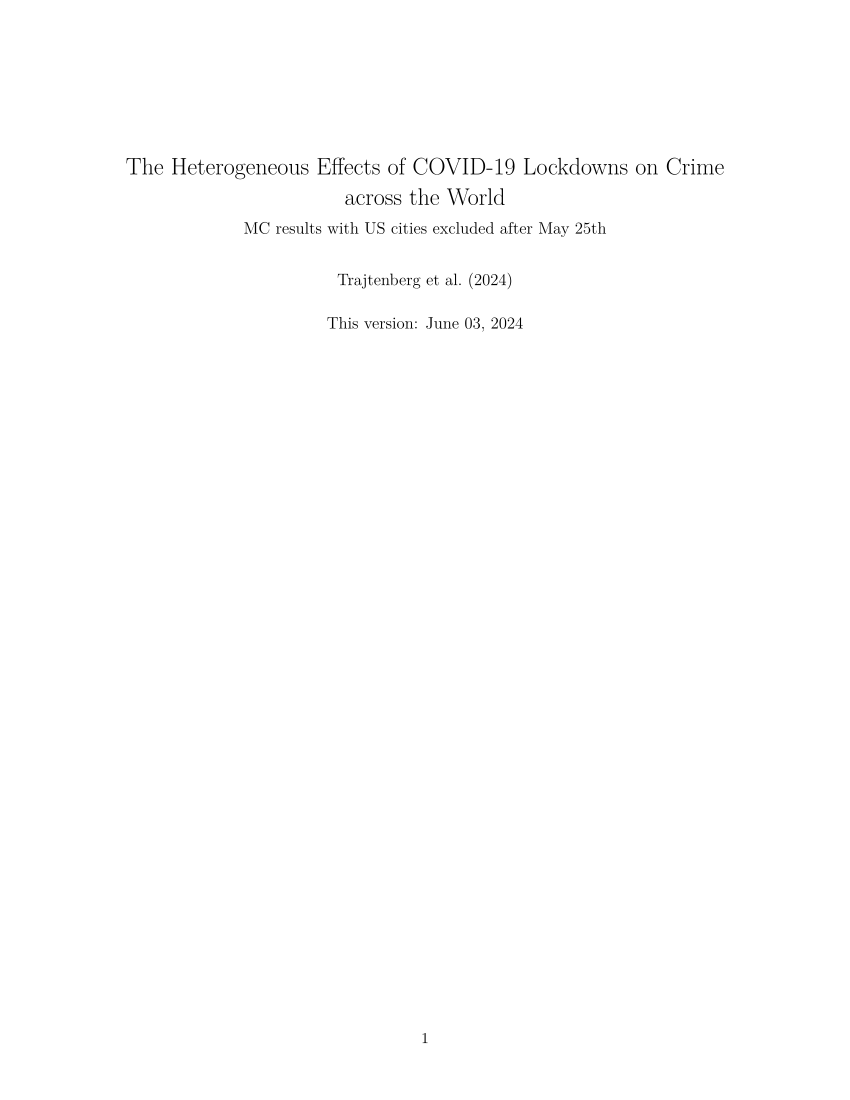

The script that drew this image:
#' ---
#' title: "The Heterogeneous Effects of COVID-19 Lockdowns on Crime across the World"
#' subtitle: "MC results with US cities excluded after May 25th"
#' author: 
#'   - Trajtenberg et al. (2024)
#' 
#' date: "`r format(Sys.time(), 'This version: %B %d, %Y')`"
#' output:
#'   pdf_document:
#'     latex_engine: xelatex
#'     keep_tex: false
#' fontsize: 11pt
#' geometry: margin = 2.5cm
#' 
#' ---

#+ echo=FALSE
# rmarkdown::render("covid_global_v1.R")


#+ echo=FALSE
# preliminaries

# clear workspace
rm(list = ls(all.names = TRUE))

# set file path
filepath <- '/Users/sfossati/Dropbox/Research/COVID Global/02_Analysis/REPLICATION FILES'
setwd(filepath)

# packages
library(pacman)
p_load(
  tidyverse, lubridate, cowplot, ggforce, RColorBrewer, kableExtra,
  fixest, modelsummary, panelView, fect, tsibble, fable
)

# load functions
source("covid_global_functions_v1.r")

# no scientific numbers
options(scipen=999, digits=3)

# plot theme
theme_set(theme_light())
theme_update(
  plot.background = element_rect(fill = "transparent", color = NA),
  legend.background = element_rect(fill = "transparent", color = NA)
)

# grey, blue, orange, green, yellow
my_colors <- c("#606060", "#3C78B0", "#D55E00", "#64B4C2", "#E69F00")

# settings
set.seed(1234)


#+ echo=FALSE, cache=TRUE, include = FALSE, message = FALSE
# load data
# crime data
crime_data <-read_csv("data/new_database.csv", col_names=TRUE)

# fix Boston NAs coded as 0s
crime_data_1 <- crime_data %>% 
  filter(
    City == "Boston", 
    Date > "2019-09-28" & Date < "2020-01-01"
  ) %>%
  mutate(
    Assault = NA, 
    Burglary = NA, 
    Robbery = NA, 
    Theft = NA, 
    AutoTheft = NA, 
    Homicide = NA, 
    DomViolence = NA, 
    Rape = NA
  )
# join and rename
crime_data_2 <- 
  rbind(
    crime_data_1, 
    anti_join(
      crime_data, 
      crime_data_1, 
      by = c("City", "Date")
    )
  ) %>% 
  rename(Vehicle = AutoTheft) %>% 
  arrange(City, Date)

# get cities, countries, fix Guatemala name
cities <- crime_data_2 %>% 
  filter(Date == "2018-01-01") %>% 
  mutate(
    country_code = ifelse(Country == "Guatemala", "GTM", as.character(Country))
  ) %>% 
  select(city = City, country_code)

# number of cities
n_cities <- nrow(cities)


####################
# load other data

# Oxford stringency data
stringency_data <-read_csv("data/OxCGRT_latest.csv", col_names=TRUE)

# Google mobility data
mobility_data <-read_csv("data/Global_Mobility_Report.csv", col_names=TRUE)

# covariates
temperature <-read_csv("data/temperature.csv", col_names=TRUE)
rainfall <-read_csv("data/rainfall.csv", col_names=TRUE)


####################
# stay-at-home indexes
stay_at_home_w <- get_stay_at_home_indexes(stringency_data, cities, weekly=T)
stay_at_home_m <- get_stay_at_home_indexes(stringency_data, cities, weekly=F)


####################
# mobility indexes
mobility_data_w <- get_mobility_indexes(mobility_data, cities, stay_at_home_w)


####################
# mobility regressions
# residential
fit1.1 <- feols(
  value ~ treat_0 + treat_2 | city, 
  data = filter(mobility_data_w, index == "residential")
)
# retail
fit1.2 <- feols(
  value ~ treat_0 + treat_2 | city, 
  data = filter(mobility_data_w, index == "retail")
)
# transit
fit1.3 <- feols(
  value ~ treat_0 + treat_2 | city, 
  data = filter(mobility_data_w, index == "transit")
)
# workplace
fit1.4 <- feols(
  value ~ treat_0 + treat_2 | city, 
  data = filter(mobility_data_w, index == "workplace")
)


####################
# set data frequency
# TRUE for weekly, FALSE for monthly
# weekly = TRUE
weekly = FALSE
# data and periods for plots
if (weekly == T) {
  stay_at_home <- stay_at_home_w
  tmp_index <- c(-39,10)
} else {
  stay_at_home <- stay_at_home_m
  tmp_index <- c(-11,4)
}


####################
# get crime data
crimes_all <- c("Assault","Burglary","Robbery","Theft","Vehicle","Homicide")
# 
data_all <- 
  map(
    crimes_all, 
    ~ get_crime_indexes(
      as.data.frame(crime_data_2), 
      .x, 
      stay_at_home, 
      weekly, 
      temperature, 
      rainfall
    )
  )
# list names
names(data_all) <- crimes_all

# remove cities/crime with few reports
# remove US cities after May 25, 2020

# series not available or removed due to very small number of crimes
to_be_removed <- list(
  # removed: Boston, Buenos Aires, Cali, Ljubljana, Muzaffarpur, Santiago, Vancouver
  Assault <- c(5,7,8,18,27,36,44),
  
  # removed: Buenos Aires, Cali, Fortaleza, Guatemala City, Guayaquil, 
  # removed: Hannover, Helsinki, Lima, Montevideo, Rio de Janeiro, 
  # removed: San Salvador, Sao Paulo, Seoul, Tallinn
  Burglary <- c(7,8,11,12,13,14,15,17,26,31,35,37,39,41),
  
  # removed: Cali, Hannover, Vancouver
  Robbery <- c(8,14,44),
  
  # removed: Cali, Hannover, Lima, Zurich
  Theft <- c(8,14,17,45),
  
  # removed: Buenos Aires, Cali, Fortaleza, Guayaquil, Hannover, Kansas City,  
  # removed: Lima, Montevideo, Muzaffarpur, Seoul, Tallinn, Zurich
  Vehicle <- c(7,8,11,13,14,16,17,26,27,39,41,45),
  
  # removed: Auckland, Austin, Barcelona, Brisbane, Dallas, Hannover,
  # removed: Helsinki, Kansas City, Lima, Ljubljana, Malmo, Sacramento,
  # removed: Saint Louis, San Francisco, Seattle, Stockholm, Tallinn, 
  # removed: Tel Aviv, Vancouver, Zurich
  Homicide <- c(2,3,4,6,10,14,15,16,17,18,22,32,33,34,38,40,41,42,44,45)
  
)
names(to_be_removed)<- crimes_all


####################
# remove cities/crime with few reports
data_all_with_us <- 
  data_all %>% 
  map2(to_be_removed, ~ filter(.x, city_id %in% .y)) %>%
  map(~ mutate(.x, y = NA, y_indx = NA)) %>%
  map2(
    data_all, 
    ~ rbind(.x, anti_join(.y, .x, by = c("city_id", "date")))
  ) %>%
  map(~ mutate(.x, treat_2_plot = ifelse(is.na(y), NA, treat_2))) %>% 
  map(~ arrange(.x, city_id, date))


####################
# remove US cities after May 25, 2020
data_all_without_us <- 
  data_all_with_us %>% 
  map(~ filter(.x, country == "USA", date >= as.Date("2020-05-01"))) %>%
  map(~ mutate(.x, y = NA, y_indx = NA)) %>%
  map2(
    data_all_with_us, 
    ~ rbind(.x, anti_join(.y, .x, by = c("city_id", "date")))
  ) %>%
  map(~ mutate(.x, treat_2_plot = ifelse(is.na(y), NA, treat_2))) %>% 
  map(~ arrange(.x, city_id, date))

# data for models below
data_for_models <- data_all_without_us


####################
# event studies
tmp_dates <- filter(stay_at_home, city == "Amsterdam")[,"date"]

# post dummy
fit_event_1 <- map(data_for_models, ~ event_est_1(.x))

# table 
models.2 <- 
  list(
    "Assault"   = fit_event_1$Assault, 
    "Burglary"  = fit_event_1$Burglary, 
    "Robbery"   = fit_event_1$Robbery, 
    "Theft"     = fit_event_1$Theft, 
    "Vehicle"   = fit_event_1$Vehicle, 
    "Homicide"  = fit_event_1$Homicide
  )

# 
cm <- c('treat_0' = 'Treatment 1', 'temp' = 'Temperature', 'rain' = 'Rain')
gm <- 'BIC|AIC|R2 Within|R2 Pseudo|Log.Lik.|FE:city'
# 
table_post_1 <- 
  modelsummary(
    models.2,
    statistic = c("{std.error}", "{conf.low}", "{conf.high}", "{p.value}"),
    coef_map = cm,
    gof_omit = gm,
    fmt = '%.2f', 
    booktabs = TRUE, 
    title = 'Estimated effects March/2020 - December/2020.'
  )

# 2020 monthly dummies
fit_event_2 <- map(data_for_models, ~ event_est_2(.x))

# clean event study estimates
event_est <- fit_event_2 %>% 
  map(~ clean_event_est(.x, tmp_dates)) %>% 
  map2(names(.), ~ add_column(.x, crime = rep(.y, nrow(.x)))) %>% 
  bind_rows() %>%
  as_tibble()


####################
# estimate ATT (MC)
fit_mc <- 
  map(
    data_for_models, 
    ~ fit_model_mc(.x, y_indx ~ D + temp + rain)
  )

# nice summary table
table_fit_mc <- get_estimates_table(fit_mc, placebo=FALSE)

# std errors of monthly estimates
j_estimates_mc <- data_for_models %>% 
  map(~ leave_one_out_est(.x, n_cities, "mc"))

# clean monthly estimates
monthly_estimates_mc <- j_estimates_mc %>% 
  map(~ clean_monthly_estimates(.x)) %>% 
  map2(names(.), ~ add_column(.x, crime = rep(.y, nrow(.x)))) %>% 
  bind_rows() %>%
  as_tibble()

# clean relative estimates
rel_effect_mc <- clean_relative_estimates(fit_mc, tmp_index)


####################
# estimate placebo effect: 4 periods
placebo_mc_4 <- 
  pmap(
    list(data_for_models, fit_mc),
    ~ fit_model_mc_p(.x, y_indx ~ D + temp + rain, .y$lambda.cv, c(-3,0))
  )

# nice summary table
table_placebo_mc_4 <- get_estimates_table(placebo_mc_4, placebo=TRUE)

# clean results for plots
effect_placebo_mc_4 <- clean_relative_estimates(placebo_mc_4, tmp_index)



#' \newpage
#' # Main results
#' ## Crime and stay-at-home indexes

#+ r time_series_plot_index, echo = FALSE, warning = FALSE, message = FALSE, fig.height = 4.8, fig.cap = "Crime indexes (monthly). "
# time series plots, indexes
# long data set
data_all_3 <- data_for_models %>% 
  map2(names(.), ~ add_column(.x, crime = rep(.y, nrow(.x)))) %>% 
  bind_rows() 
#
time_series_plot_index_2 <- time_series_plot_2(data_all_3)
time_series_plot_index_2

#' \clearpage
#' \newpage

#+ r plot_stay_at_home_index, echo = FALSE, warning = FALSE, message = FALSE, fig.height = 6.8, fig.cap = "Stay-at-home index (weekly). "
# plot stay_at_home_index
plot_stay_at_home_index <- 
  ggplot(
    stay_at_home_w, 
    aes(x = date, y = city, fill = as.factor(value))
  ) +
  geom_tile(color = "grey40", alpha = .95) +
  scale_fill_manual(
    values = c("grey60","#fecc5c","#fd8d3c","#fc4e2a"), 
    na.value = "grey90"
  ) +
  coord_fixed() +
  scale_y_discrete(name = "", limits = rev) + 
  scale_x_date(name = "", date_breaks = "1 year", date_labels = "%Y") +
  coord_cartesian(expand = FALSE) +
  theme_light(base_size = 10) +
  theme(
    legend.position = "bottom", 
    legend.title = element_blank(),
    panel.background = element_blank()
  ) 
plot_stay_at_home_index


#' \clearpage
#' \newpage
#' ## Impact of COVID-19 on crime

#+ r table_post_1, echo = FALSE, warning = FALSE, message = FALSE
# table 1
table_post_1

#' \clearpage
#' \newpage

#+ r event_plot, echo = FALSE, warning = FALSE, message = FALSE, fig.height = 4.8, fig.cap = "Average post effects, by month.  "
# plot
event_plot <- event_est_plot(event_est)
event_plot


#' \clearpage
#' \newpage
#' ## Impact of strict lockdowns on crime

#+ r plot_treat_2, echo = FALSE, warning = FALSE, message = FALSE, fig.height = 6.8, fig.cap = "Stay-at-home index (weekly): require not leaving house with exceptions for daily exercise, grocery shopping, and 'essential' trips. "
# plot treat_2
plot_treat_2 <- panel_plot(stay_at_home_w)
plot_treat_2


#' \clearpage
#' \newpage
#' ### MC results

#+ r monthly_estimates_plot_mc, echo = FALSE, warning = FALSE, message = FALSE, fig.height = 5.4, fig.cap = "Average post effects for each group of cities, by month.  "
# plot effects
monthly_estimates_plot_mc <- monthly_est_plot(monthly_estimates_mc)
monthly_estimates_plot_mc

#' \clearpage
#' \newpage

#+ r monthly_treatment_plot_mc, echo = FALSE, warning = FALSE, message = FALSE, fig.height = 4.8, fig.cap = "Average treatment effects, by month.  "
# plot treatment effects
monthly_treatment_plot_mc <- monthly_trt_plot(monthly_estimates_mc)
monthly_treatment_plot_mc

#' \clearpage
#' \newpage

#+ r rel_effect_plot_mc, echo = FALSE, warning = FALSE, message = FALSE, fig.height = 4.8, fig.cap = "Average treatment effects relative to beginning of lockdown.  "
# plot results
rel_effect_plot_mc <- relative_effect_plot(rel_effect_mc, tmp_index, weekly)
rel_effect_plot_mc

#' \clearpage
#' \newpage

#+ r table_2_mc, echo = FALSE, warning = FALSE, message = FALSE
# ATT effect
table_2_mc <- kbl(table_fit_mc, booktabs=TRUE, digits=2) 
table_2_mc


#' \clearpage
#' \newpage
#' ### MC placebo tests

#+ r table_3_mc, echo = FALSE, warning = FALSE, message = FALSE
# placebo test
table_3_mc <- kbl(table_placebo_mc_4, booktabs=TRUE, digits=2) 
table_3_mc

#' \clearpage
#' \newpage

#+ r placebo_plot_mc, echo = FALSE, warning = FALSE, message = FALSE, fig.height = 4.8, fig.cap = "Placebo plot.  "
# plot placebo tests
placebo_mc_4_plot <- 
  placebo_plot(
    effect_placebo_mc_4,
    tmp_index,
    plac = 4,
    weekly
  )
# plot
placebo_mc_4_plot


#' \clearpage
#' \newpage

#' # Additional results
#' ## Mobility indexes

#+ r plot_mobility_1, echo = FALSE, warning = FALSE, message = FALSE, fig.height = 4.8, fig.cap = "Google mobility indexes (weekly). "
plot_mobility_1 <- 
  ggplot(
    mobility_data_w, 
    aes(x = date, y = value, color = city)
  ) + 
  scale_color_grey(start = 0.4, end = 0.6) +
  geom_line(size = .5) + 
  scale_y_continuous(
    name = "% change",
    breaks = c(50,0,-50,-100)
  ) + 
  expand_limits(y = 50) + 
  scale_x_date(
    name = "year 2020", 
    limits = as.Date(c("2020-01-01","2020-12-31")),
    date_breaks = "3 month",
    date_labels = "%b"
  ) +
  theme(legend.position = "none") +
  facet_wrap( ~ index)
# plot
plot_mobility_1

#' \clearpage
#' \newpage

#+ r, echo = FALSE, warning = FALSE, message = FALSE
# mobility regressions table 
models.1 <- 
  list(
    "Residential" = fit1.1, 
    "Retail" = fit1.2, 
    "Transit" = fit1.3, 
    "Workplace" = fit1.4
  )
# 
cm <- c('treat_0' = 'Treatment 1', 'treat_2' = 'Treatment 2')
gm <- 'BIC|AIC|R2 Within|R2 Pseudo|Log.Lik.|FE:city'
# 
table_mobility_1 <- 
  modelsummary(
    models.1,
    statistic = c("{std.error}", "{p.value}"),
    coef_map = cm,
    gof_omit = gm,
    fmt = '%.2f', 
    booktabs = TRUE, 
    title = 'Estimated effects of treatment on mobility.'
  )
# table
table_mobility_1


#' \clearpage
#' \newpage

# number of observations for each (dynamic) ATT
number_of_obs <- rel_effect_mc |> 
  select(count, time, crime) |> 
  pivot_wider(names_from = crime, values_from = count) 

# show results
number_of_obs
